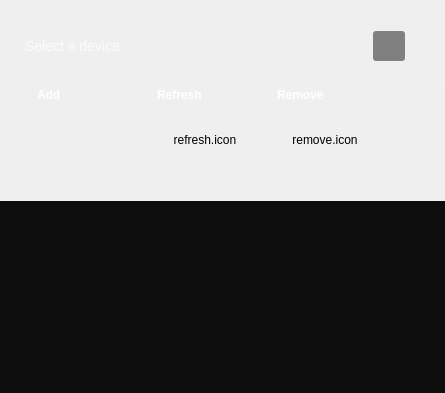
       <widget class="QWidget" name="homeWidget" native="true">
        <property name="sizePolicy">
         <sizepolicy hsizetype="Preferred" vsizetype="MinimumExpanding">
          <horstretch>0</horstretch>
          <verstretch>0</verstretch>
         </sizepolicy>
        </property>
        <property name="styleSheet">
         <string notr="true">QWidget#homeWidget {
background-color: qlineargradient(spread:pad, x1:0, y1:0, x2:0.1, y2:0, stop:0 rgba(35, 35, 43, 255), stop:1 rgba(39, 39, 48, 255));
}</string>
        </property>
        <layout class="QVBoxLayout" name="verticalLayout_3">
         <property name="spacing">
          <number>0</number>
         </property>
         <property name="leftMargin">
          <number>0</number>
         </property>
         <property name="rightMargin">
          <number>0</number>
         </property>
         <property name="bottomMargin">
          <number>0</number>
         </property>
         <item>
          <layout class="QVBoxLayout" name="connect_menu">
           <property name="leftMargin">
            <number>25</number>
           </property>
           <property name="topMargin">
            <number>0</number>
           </property>
           <property name="bottomMargin">
            <number>10</number>
           </property>
           <item>
            <layout class="QHBoxLayout" name="hLayout_topbar">
             <property name="spacing">
              <number>0</number>
             </property>
             <property name="leftMargin">
              <number>0</number>
             </property>
             <property name="topMargin">
              <number>20</number>
             </property>
             <property name="rightMargin">
              <number>40</number>
             </property>
             <property name="bottomMargin">
              <number>20</number>
             </property>
             <item>
              <widget class="QLabel" name="label">
               <property name="sizePolicy">
                <sizepolicy hsizetype="Fixed" vsizetype="Preferred">
                 <horstretch>0</horstretch>
                 <verstretch>0</verstretch>
                </sizepolicy>
               </property>
               <property name="styleSheet">
                <string notr="true">font-size: 14px;
color: rgba(255, 255, 255, 204);</string>
               </property>
               <property name="text">
                <string>Select a device</string>
               </property>
              </widget>
             </item>
             <item>
              <spacer name="horizontalSpacer_5">
               <property name="orientation">
                <enum>Qt::Horizontal</enum>
               </property>
               <property name="sizeHint" stdset="0">
                <size>
                 <width>0</width>
                 <height>20</height>
                </size>
               </property>
              </spacer>
             </item>
             <item>
              <widget class="QWidget" name="logo_2" native="true">
               <property name="enabled">
                <bool>false</bool>
               </property>
               <property name="sizePolicy">
                <sizepolicy hsizetype="Minimum" vsizetype="Minimum">
                 <horstretch>0</horstretch>
                 <verstretch>0</verstretch>
                </sizepolicy>
               </property>
               <property name="minimumSize">
                <size>
                 <width>104</width>
                 <height>30</height>
                </size>
               </property>
               <property name="maximumSize">
                <size>
                 <width>104</width>
                 <height>30</height>
                </size>
               </property>
               <property name="styleSheet">
                <string notr="true">background-image: url(:/menu/adi.png);
background-repeat: no-repeat;
background-position: left center;
min-width: 104px;
min-height: 30px;</string>
               </property>
              </widget>
             </item>
             <item>
              <spacer name="horizontalSpacer_7">
               <property name="orientation">
                <enum>Qt::Horizontal</enum>
               </property>
               <property name="sizeHint" stdset="0">
                <size>
                 <width>0</width>
                 <height>20</height>
                </size>
               </property>
              </spacer>
             </item>
             <item>
              <widget class="QPushButton" name="btnConnect">
               <property name="enabled">
                <bool>false</bool>
               </property>
               <property name="font">
                <font>
                 <family>monospace</family>
                 <pointsize>10</pointsize>
                 <weight>75</weight>
                 <italic>false</italic>
                 <bold>true</bold>
                </font>
               </property>
               <property name="styleSheet">
                <string notr="true">QPushButton {
color: white;
background-color: orange;
font-family: &quot;monospace&quot;;
font-weight: bold;
height: 30px;
border-width: 0px;
border-radius: 3px;
min-width: 6em;
qproperty-text: &quot;Connect&quot;;
}
QPushButton:disabled {
background-color: grey;
}
QPushButton:pressed {
background-color: #F45000;
}
QPushButton[connected=true] {
background-color: green;
qproperty-text: &quot;Connected&quot;;
}
QPushButton[failed=true] {
background-color: red;
qproperty-text: &quot;Failed&quot;;
}</string>
               </property>
              </widget>
             </item>
            </layout>
           </item>
           <item>
            <widget class="Line" name="line_separator">
             <property name="minimumSize">
              <size>
               <width>0</width>
               <height>1</height>
              </size>
             </property>
             <property name="maximumSize">
              <size>
               <width>16777215</width>
               <height>1</height>
              </size>
             </property>
             <property name="styleSheet">
              <string notr="true">border: 1px solid rgba(255, 255, 255, 16);</string>
             </property>
             <property name="orientation">
              <enum>Qt::Horizontal</enum>
             </property>
            </widget>
           </item>
           <item>
            <widget class="QGroupBox" name="groupBox">
             <property name="sizePolicy">
              <sizepolicy hsizetype="Preferred" vsizetype="Maximum">
               <horstretch>0</horstretch>
               <verstretch>0</verstretch>
              </sizepolicy>
             </property>
             <property name="styleSheet">
              <string notr="true">background-color: transparent;
border: 0px;</string>
             </property>
             <property name="title">
              <string/>
             </property>
             <layout class="QHBoxLayout" name="horizontalLayout">
              <property name="leftMargin">
               <number>0</number>
              </property>
              <property name="topMargin">
               <number>0</number>
              </property>
              <property name="rightMargin">
               <number>0</number>
              </property>
              <property name="bottomMargin">
               <number>0</number>
              </property>
              <item>
               <layout class="QHBoxLayout" name="devicesList"/>
              </item>
              <item>
               <layout class="QVBoxLayout" name="verticalLayout_2">
                <property name="leftMargin">
                 <number>9</number>
                </property>
                <property name="topMargin">
                 <number>0</number>
                </property>
                <property name="rightMargin">
                 <number>9</number>
                </property>
                <property name="bottomMargin">
                 <number>9</number>
                </property>
                <item>
                 <widget class="QLabel" name="labelAdd">
                  <property name="styleSheet">
                   <string notr="true">QLabel {
qproperty-alignment: AlignCenter;
color: white;
font-family: &quot;monospace&quot;;
font-weight: bold;
}</string>
                  </property>
                  <property name="text">
                   <string>Add</string>
                  </property>
                 </widget>
                </item>
                <item>
                 <widget class="QPushButton" name="btnAdd">
                  <property name="sizePolicy">
                   <sizepolicy hsizetype="Fixed" vsizetype="MinimumExpanding">
                    <horstretch>0</horstretch>
                    <verstretch>0</verstretch>
                   </sizepolicy>
                  </property>
                  <property name="minimumSize">
                   <size>
                    <width>96</width>
                    <height>64</height>
                   </size>
                  </property>
                  <property name="styleSheet">
                   <string notr="true">QPushButton {
height: 30px;
border-width: 0px;
border-radius: 3px;
min-width: 6em;
}
QPushButton:hover {
background-color: orange;
}</string>
                  </property>
                  <property name="text">
                   <string/>
                  </property>
                  <property name="icon">
                   <iconset resource="../resources/resources.qrc">
                    <normaloff>:/menu/add.svg</normaloff>:/menu/add.svg</iconset>
                  </property>
                  <property name="iconSize">
                   <size>
                    <width>64</width>
                    <height>64</height>
                   </size>
                  </property>
                  <property name="flat">
                   <bool>true</bool>
                  </property>
                 </widget>
                </item>
                <item>
                 <spacer name="verticalSpacer_3">
                  <property name="orientation">
                   <enum>Qt::Vertical</enum>
                  </property>
                  <property name="sizeHint" stdset="0">
                   <size>
                    <width>0</width>
                    <height>0</height>
                   </size>
                  </property>
                 </spacer>
                </item>
               </layout>
              </item>
              <item>
               <layout class="QVBoxLayout" name="verticalLayout_4">
                <property name="leftMargin">
                 <number>9</number>
                </property>
                <property name="rightMargin">
                 <number>9</number>
                </property>
                <property name="bottomMargin">
                 <number>9</number>
                </property>
                <item>
                 <widget class="QLabel" name="label_2">
                  <property name="styleSheet">
                   <string notr="true">QLabel {
qproperty-alignment: AlignCenter;
color: white;
font-family: &quot;monospace&quot;;
font-weight: bold;
}</string>
                  </property>
                  <property name="text">
                   <string>Refresh</string>
                  </property>
                 </widget>
                </item>
                <item>
                 <widget class="QPushButton" name="btnRefresh">
                  <property name="minimumSize">
                   <size>
                    <width>96</width>
                    <height>64</height>
                   </size>
                  </property>
                  <property name="styleSheet">
                   <string notr="true">QPushButton {
height: 30px;
border-width: 0px;
border-radius: 3px;
min-width: 6em;
}
QPushButton:hover {
background-color: orange;
}</string>
                  </property>
                  <property name="text">
                   <string>refresh.icon</string>
                  </property>
                 </widget>
                </item>
                <item>
                 <spacer name="verticalSpacer_4">
                  <property name="orientation">
                   <enum>Qt::Vertical</enum>
                  </property>
                  <property name="sizeHint" stdset="0">
                   <size>
                    <width>0</width>
                    <height>0</height>
                   </size>
                  </property>
                 </spacer>
                </item>
               </layout>
              </item>
              <item>
               <layout class="QVBoxLayout" name="verticalLayout_5">
                <property name="leftMargin">
                 <number>9</number>
                </property>
                <property name="rightMargin">
                 <number>9</number>
                </property>
                <property name="bottomMargin">
                 <number>9</number>
                </property>
                <item>
                 <widget class="QLabel" name="label_3">
                  <property name="styleSheet">
                   <string notr="true">QLabel {
qproperty-alignment: AlignCenter;
color: white;
font-family: &quot;monospace&quot;;
font-weight: bold;
}</string>
                  </property>
                  <property name="text">
                   <string>Remove</string>
                  </property>
                 </widget>
                </item>
                <item>
                 <widget class="QPushButton" name="btnRemove">
                  <property name="minimumSize">
                   <size>
                    <width>96</width>
                    <height>64</height>
                   </size>
                  </property>
                  <property name="styleSheet">
                   <string notr="true">QPushButton {
height: 30px;
border-width: 0px;
border-radius: 3px;
min-width: 6em;
}
QPushButton:hover {
background-color: orange;
}</string>
                  </property>
                  <property name="text">
                   <string>remove.icon</string>
                  </property>
                 </widget>
                </item>
                <item>
                 <spacer name="verticalSpacer_5">
                  <property name="orientation">
                   <enum>Qt::Vertical</enum>
                  </property>
                  <property name="sizeHint" stdset="0">
                   <size>
                    <width>0</width>
                    <height>0</height>
                   </size>
                  </property>
                 </spacer>
                </item>
               </layout>
              </item>
              <item>
               <spacer name="horizontalSpacer_2">
                <property name="orientation">
                 <enum>Qt::Horizontal</enum>
                </property>
                <property name="sizeHint" stdset="0">
                 <size>
                  <width>40</width>
                  <height>20</height>
                 </size>
                </property>
               </spacer>
              </item>
              <item>
               <spacer name="verticalSpacer">
                <property name="orientation">
                 <enum>Qt::Vertical</enum>
                </property>
                <property name="sizeHint" stdset="0">
                 <size>
                  <width>20</width>
                  <height>100</height>
                 </size>
                </property>
               </spacer>
              </item>
             </layout>
            </widget>
           </item>
          </layout>
         </item>
         <item>
          <widget class="QTextBrowser" name="textBrowser">
           <property name="styleSheet">
            <string notr="true">background-color: #0e0e0e;</string>
           </property>
           <property name="frameShape">
            <enum>QFrame::NoFrame</enum>
           </property>
           <property name="source">
            <url>
             <string>qrc:/scopy.html</string>
            </url>
           </property>
           <property name="openExternalLinks">
            <bool>true</bool>
           </property>
          </widget>
         </item>
        </layout>
       </widget>
